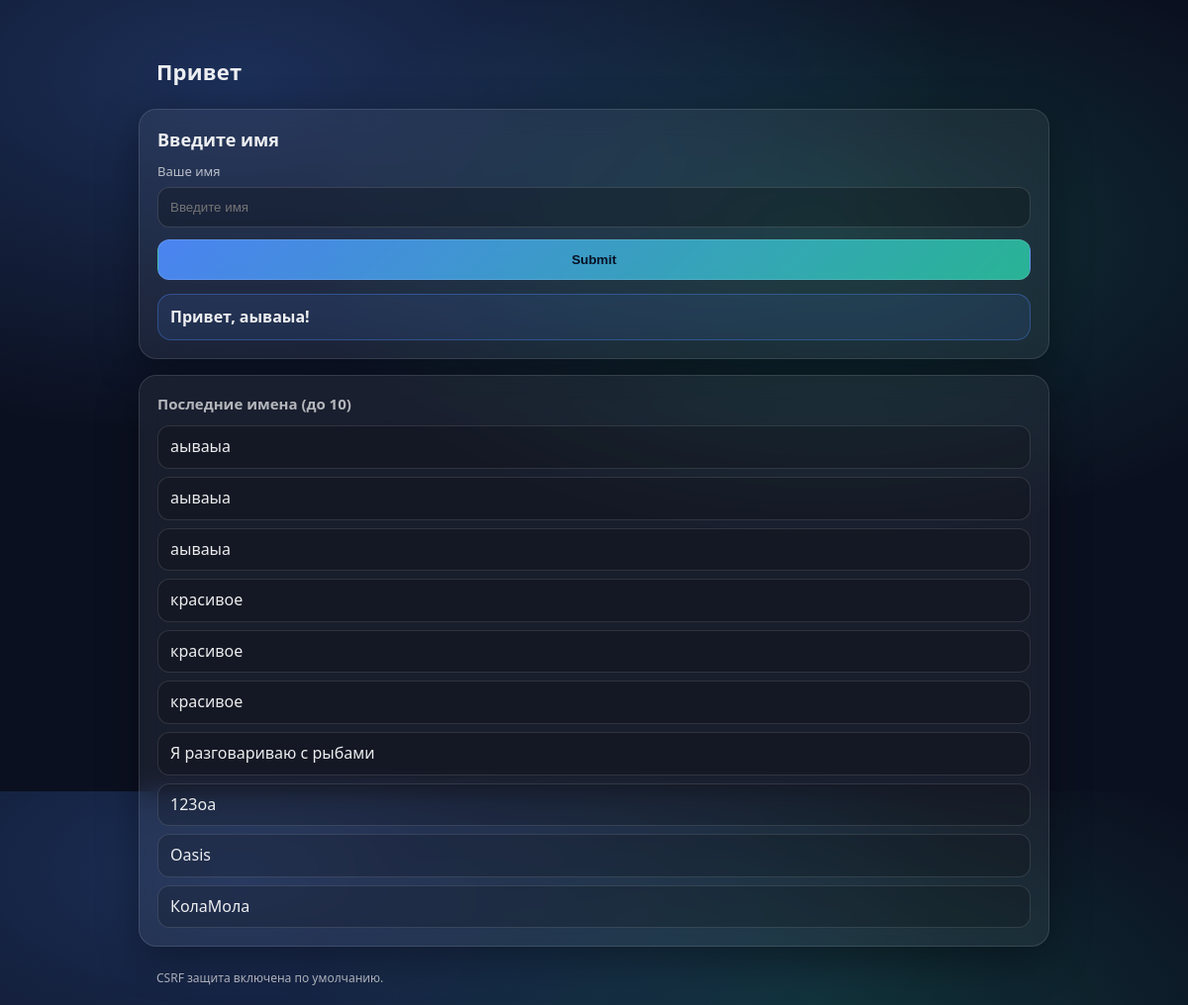
The page / on the database its author committed.
### greeter/models.py (models this page shows, shortened)
class NameEntry(models.Model):
    name = models.CharField(max_length=100)

### greeter/views.py (the view)
# urls.py: path("", home, name="home"),
@require_http_methods(["GET", "POST"])
def home(request):
    greeting = None
    saved_name = None
    if request.method == "POST":
        form = NameForm(request.POST)
        if form.is_valid():
            saved_name = form.cleaned_data["name"]
            NameEntry.objects.create(name=saved_name)
            greeting = f"Привет, {saved_name}!"
            form = NameForm()  # очистить поле после успешной отправки
    else:
        form = NameForm()
    last = NameEntry.objects.order_by("-id").first()
    if last and not greeting:
        greeting = f"Привет, {last.name}!"
        saved_name = last.name
    recent_names = NameEntry.objects.order_by("-id")[:10]
    return render(request, "greeter/home.html", {
        "form": form,
        "greeting": greeting,
        "saved_name": saved_name,
        "recent_names": recent_names,
    })

### greeter/forms.py (shortened to what this page needs)
class NameForm(forms.Form):
    name = forms.CharField(
        label="Ваше имя",
        max_length=100,
        required=True,
        widget=forms.TextInput(attrs={
            "placeholder": "Введите имя",
            "autocomplete": "name",
        }),
    )

### greeter/templates/greeter/home.html (shortened to what this page needs)
{% extends "greeter/base.html" %}
{% block content %}
  <section class="card">
    <h1 class="h1">Введите имя</h1>
    <form method="post" class="form">
      <div class="field">
        <label class="label" for="{{ form.name.id_for_label }}">{{ form.name.label }}</label>
        {{ form.name }}
      </div>
      <button type="submit" class="btn">Submit</button>
    </form>
    {% if greeting %}
      <div class="greeting">
        {{ greeting }}
      </div>
    {% endif %}
  </section>
  <section class="card">
    <h2 class="h2">Последние имена (до 10)</h2>
    {% if recent_names %}
      <ul class="list">
        {% for item in recent_names %}
          <li class="list-item">{{ item.name }}</li>
        {% endfor %}
      </ul>
    {% else %}
      <div class="muted">Список пуст</div>
    {% endif %}
  </section>
{% endblock %}

### greeter/templates/greeter/base.html (shortened to what this page needs)
{% load static %}
<!doctype html>
<html lang="ru">
<head>
  <link rel="stylesheet" href="{% static 'greeter/styles.css' %}">
</head>
<body>
  <main class="container">
    <header class="header">
      <div class="brand">Привет</div>
    </header>
    {% block content %}{% endblock %}
    <footer class="footer">
      <span>CSRF защита включена по умолчанию.</span>
    </footer>
  </main>
</body>
</html>

### greeter/static/greeter/styles.css (style rules this page uses)
:root { --bg: #0b1020; --card: rgba(255,255,255,0.06); --border: rgba(255,255,255,0.12); --text: rgba(255,255,255,0.92); --muted: rgba(255,255,255,0.68); --accent: #4f8cff; --accent2: #2fe6b9; --danger: #ff5577; --shadow: 0 12px 40px rgba(0,0,0,0.35); }
* { box-sizing: border-box; }
html, body { height: 100%; }
body { margin: 0; font-family: ui-sans-serif, system-ui, -apple-system, Segoe UI, Roboto, Ubuntu, Cantarell, Noto Sans, Arial, "Apple Color Emoji","Segoe UI Emoji"; background: radial-gradient(1200px 600px at 20% 10%, rgba(79,140,255,0.25), transparent 60%), radial-gradient(900px 500px at 70% 30%, rgba(47,230,185,0.16), transparent 60%), var(--bg); color: var(--text); line-height: 1.35; }
.container { width: min(920px, calc(100% - 32px)); margin: 40px auto; display: grid; gap: 16px; }
.header { padding: 18px 18px 6px 18px; }
.brand { font-size: 22px; font-weight: 700; letter-spacing: 0.2px; }
.card { background: var(--card); border: 1px solid var(--border); border-radius: 18px; box-shadow: var(--shadow); padding: 18px; backdrop-filter: blur(12px); }
.h1 { margin: 0 0 12px 0; font-size: 18px; }
.h2 { margin: 0 0 12px 0; font-size: 15px; color: var(--muted); font-weight: 600; }
.form { display: grid; gap: 12px; }
.field { display: grid; gap: 6px; }
.label { font-size: 13px; color: var(--muted); }
input[type="text"] { width: 100%; padding: 12px 12px; border-radius: 12px; border: 1px solid rgba(255,255,255,0.14); background: rgba(0,0,0,0.25); color: var(--text); outline: none; transition: border-color .15s ease, box-shadow .15s ease; }
.btn { padding: 12px 14px; border-radius: 12px; border: 1px solid rgba(255,255,255,0.12); background: linear-gradient(135deg, rgba(79,140,255,0.92), rgba(47,230,185,0.72)); color: #081022; font-weight: 700; cursor: pointer; transition: transform .12s ease, filter .12s ease; }
.greeting { margin-top: 14px; padding: 12px 12px; border-radius: 14px; border: 1px solid rgba(79,140,255,0.35); background: rgba(79,140,255,0.10); font-weight: 650; }
.list { list-style: none; padding: 0; margin: 0; display: grid; gap: 8px; }
.list-item { padding: 10px 12px; border-radius: 12px; border: 1px solid rgba(255,255,255,0.12); background: rgba(0,0,0,0.18); }
.footer { padding: 8px 18px 18px 18px; color: var(--muted); font-size: 12px; }

### rows shown on the page
NameEntry: name "аываыа"
NameEntry: name "аываыа"
NameEntry: name "аываыа"
NameEntry: name "красивое"
NameEntry: name "красивое"
NameEntry: name "красивое"
NameEntry: name "Я разговариваю с рыбами"
NameEntry: name "123оа"
NameEntry: name "Oasis"
NameEntry: name "КолаМола"

### other values the page prints
{{ greeting }} "Привет, аываыа!"
